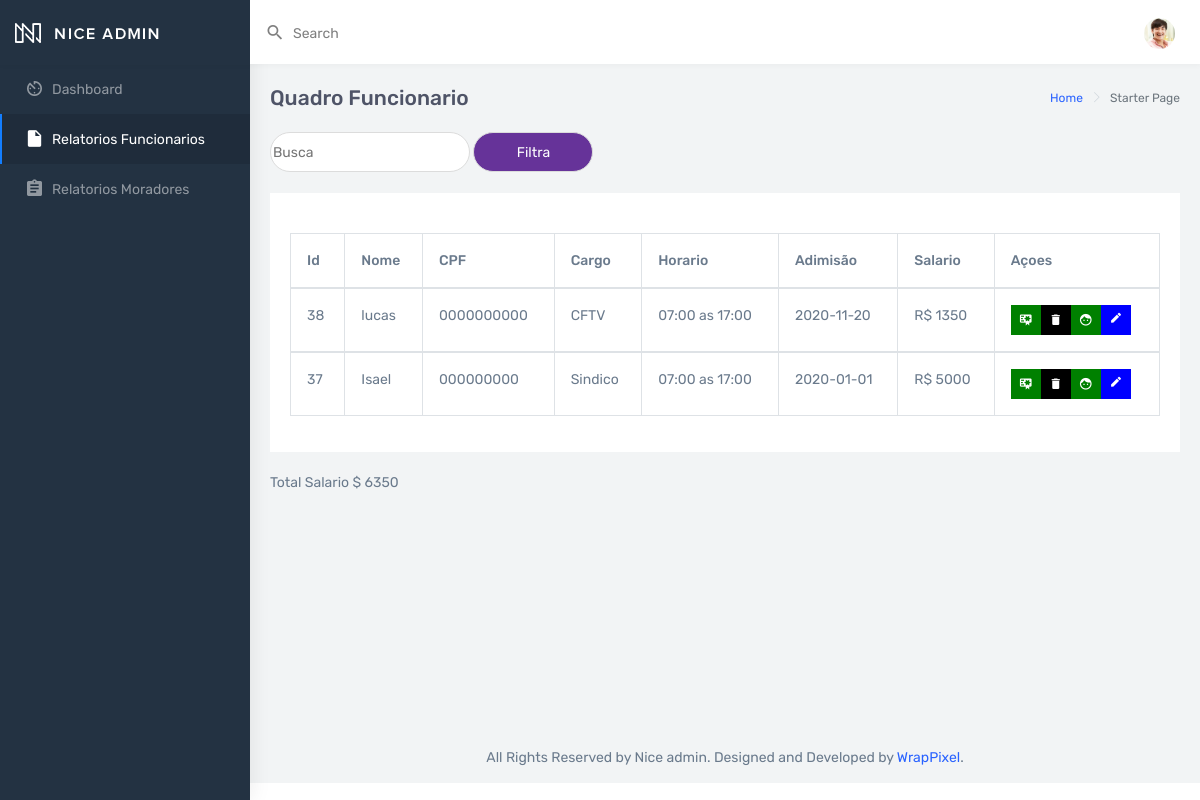
Before: /nice-html/relatorios/relatorio_funcionarios.php with the older database file.
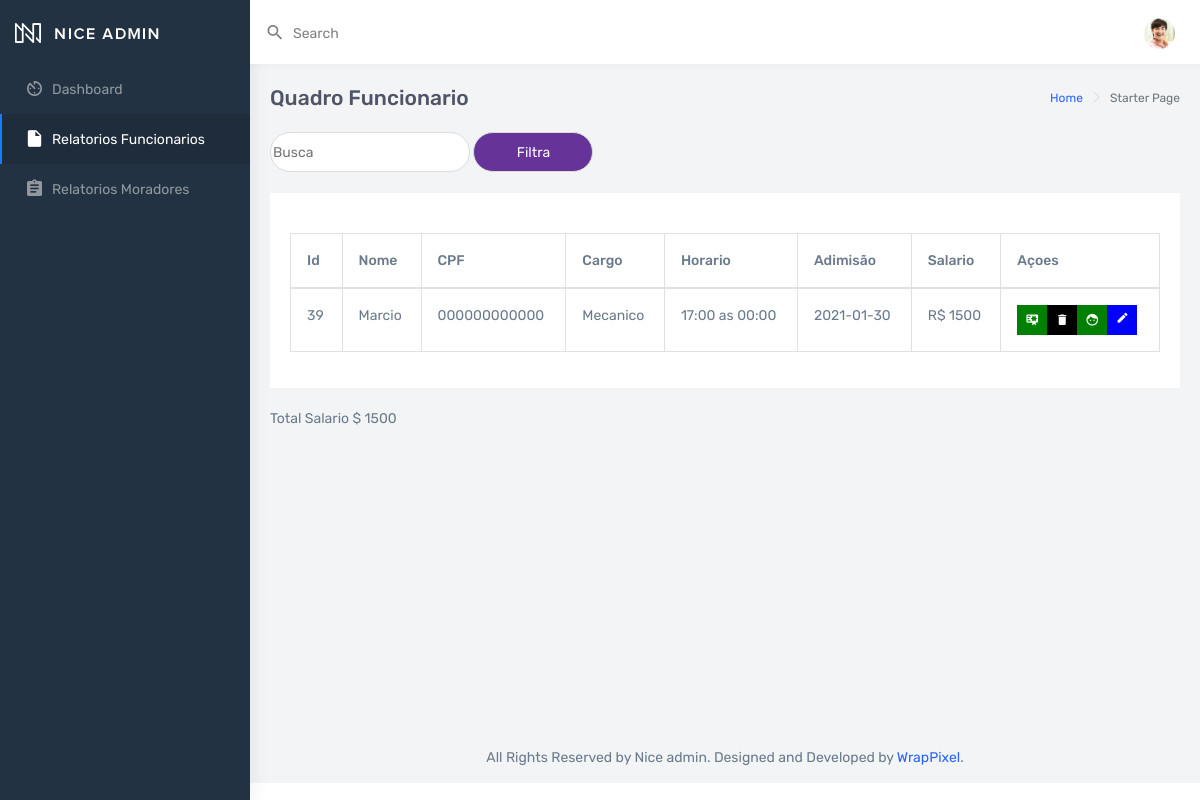
After: the same page with the newer database file.
### tables this page shows
CREATE TABLE IF NOT EXISTS `tb_cadastro_funcionario` (
  `id` int(11) NOT NULL AUTO_INCREMENT,
  `nome_completo` varchar(100) NOT NULL,
  `cpf` varchar(100) NOT NULL,
  `data_entrada_admisao` varchar(100) NOT NULL,
  `cargo` varchar(100) NOT NULL,
  `salario` varchar(100) NOT NULL,
  `horario` varchar(100) NOT NULL,
  PRIMARY KEY (`id`)
);

### nice-html/relatorios/Class.relatorios.php (called while the page is built, shortened)
<?php
class Relatorios extends Conexao {
    public function RelatorioFuncionarios($cargo = 'todos') {
        $pdo = parent::get_instace();
        if ($cargo === 'todos') {
            $sql = "SELECT * FROM  tb_cadastro_funcionario order by id desc ";
            $sql = $pdo->prepare($sql);
            $sql->execute();
            return $sql->fetchAll();
        } else {
            $sql = "SELECT * FROM  tb_cadastro_funcionario where cargo LIKE '%" . $cargo . "%' or nome_completo LIKE '%" . $cargo . "%'  or cpf Like '%" . $cargo . "%' order by id limit 6 ";
            $sql = $pdo->prepare($sql);
            $sql->execute();
            return $sql->fetchAll();
        }
    }
}

### model/Class.configue.php (called while the page is built, shortened)
<?php
class Validacao extends Conexao {
    public function valorSalario() {
        $pdo = parent::get_instace();
        $sql = "SELECT sum(salario) FROM tb_cadastro_funcionario";
        $sql = $pdo->prepare($sql);
        $sql->execute();
        return $sql->fetchAll();
    }
}
?>

### nice-html/relatorios/relatorio_funcionarios.php (the view, shortened to what this page needs)
<?php
include 'Class.relatorios.php';
$relatrofuncionarios = new Relatorios();
@$cargo = $_GET['cargo'];
if (empty($cargo) || !isset($cargo)) {
    $cargo = 'todos';
}
?>
<!DOCTYPE html>
<html dir="ltr" lang="en">
    <head>
        <link href="../../dist/css/style.css" rel="stylesheet">
        <link href="../ltr/cssmanipulado" rel="stylesheet">
        <link href="relatorios.css" rel="stylesheet">
    </head>
    <body>
        <div id="main-wrapper" data-navbarbg="skin6" data-theme="light" data-layout="vertical" data-sidebartype="full"
             data-boxed-layout="full">
            <header class="topbar" data-navbarbg="skin6">
                <nav class="navbar top-navbar navbar-expand-md navbar-light">
                    <div class="navbar-header" data-logobg="skin5">
                        <div class="navbar-brand">
                            <a href="index.html" class="logo">
                                <b class="logo-icon">
                                    <img src="../../assets/images/logo-light-icon.png" alt="homepage" class="light-logo" />
                                </b>
                                <span class="logo-text">
                                    <img src="../../assets/images/logo-light-text.png" class="light-logo" alt="homepage" />
                                </span>
                            </a>
                        </div>
                    </div>
                    <div class="navbar-collapse collapse" id="navbarSupportedContent" data-navbarbg="skin6">
                        <ul class="navbar-nav float-left mr-auto">
                            <li class="nav-item search-box">
                                <a class="nav-link waves-effect waves-dark" href="javascript:void(0)">
                                    <div class="d-flex align-items-center">
                                        <i class="mdi mdi-magnify font-20 mr-1"></i>
                                        <div class="ml-1 d-none d-sm-block">
                                            <span>Search</span>
                                        </div>
                                    </div>
                                </a>
                            </li>
                        </ul>
                        <ul class="navbar-nav float-right">
                            <li class="nav-item dropdown">
                                <a class="nav-link dropdown-toggle text-muted waves-effect waves-dark pro-pic" href=""
                                   data-toggle="dropdown" aria-haspopup="true" aria-expanded="false"><img
                                        src="../../assets/images/users/1.jpg" alt="user" class="rounded-circle"
                                        width="31"></a>
                            </li>
                        </ul>
                    </div>
                </nav>
            </header>
            <aside class="left-sidebar" data-sidebarbg="skin5">
                <div class="scroll-sidebar">
                    <nav class="sidebar-nav">
                        <ul id="sidebarnav">
                            <li class="sidebar-item">
                                <a class="sidebar-link waves-effect waves-dark sidebar-link" href="../ltr/index.php"
                                   aria-expanded="false">
                                    <i class="mdi mdi-av-timer"></i>
                                    <span class="hide-menu">Dashboard</span>
                                </a>
                            </li>
                            <li class="sidebar-item">
                                <a class="sidebar-link waves-effect waves-dark sidebar-link"
                                   href="relatorio_funcionarios.php" aria-expanded="false">
                                    <i class="mdi mdi-file"></i>
                                    <span class="hide-menu">Relatorios Funcionarios</span>
                                </a>
                            </li>
                            <li class="sidebar-item">
                                <a class="sidebar-link waves-effect waves-dark sidebar-link"
                                   href="relatorio_moradores.php" aria-expanded="false">
                                    <i class="mdi mdi-clipboard-text"></i>
                                    <span class="hide-menu">Relatorios Moradores</span>
                                </a>
                            </li>
                        </ul>
                    </nav>
                </div>
            </aside>
            <div class="page-wrapper">
                <div class="page-breadcrumb">
                    <div class="row">
                        <div class="col-5 align-self-center">
                            <h4 class="page-title">Quadro Funcionario</h4>
                        </div>
                        <div class="col-7 align-self-center">
                            <div class="d-flex align-items-center justify-content-end">
                                <nav aria-label="breadcrumb">
                                    <ol class="breadcrumb">
                                        <li class="breadcrumb-item">
                                            <a href="#">Home</a>
                                        </li>
                                        <li class="breadcrumb-item active" aria-current="page">Starter Page</li>
                                    </ol>
                                </nav>
                            </div>
                        </div>
                    </div>
                </div>
                <div class="container-fluid">
                    <div cass="card-body">
                        <form class="from_filtro" method="GET" action="relatorio_funcionarios.php">
                            <input class="campoBusca" name="cargo" type="text" placeholder="Busca " style=" width: 200px; border: 1px solid gainsboro; border-radius: 40px; height: 40px;">
                            <input type="submit" name="filtra" class="btm_filtra" value="Filtra">
                        </form>
                    </div>
                    <br>
                    <div class="row">
                        <div class="col-12">
                            <div class="card">
                                <div class="card-body">
                                    <div class="table-responsive m-t-20">
                                        <?php
                                        if(isset($_SESSION["mensagem"])){
                                            $relatrofuncionarios->mesagenConcluido();
                                        }else{
                                            $relatrofuncionarios->mesagenErro();
                                        }
                                        ?>
                                        <table class="table table-bordered table-responsive-lg">
                                            <thead>
                                                <tr>
                                                    <th scope="col">Id</th>
                                                    <th scope="col">Nome</th>
                                                    <th scope="col">CPF</th>
                                                    <th scope="col">Cargo</th>
                                                    <th scope="col">Horario</th>
                                                    <th scope="col">Adimisão</th>
                                                    <th scope="col">Salario</th>
                                                    <th scope="col">Açoes</th>
                                                </tr>
                                            </thead>
                                            <?php
                                            foreach ($relatrofuncionarios->RelatorioFuncionarios($cargo) as $lista) :
                                                ?>
                                                <tbody>
                                                    <tr>
                                                        <td><?php echo $lista['id'] ?></td>
                                                        <td><?php echo $lista['nome_completo'] ?></td>
                                                        <td><?php echo $lista['cpf'] ?></td>
                                                        <td><?php echo $lista['cargo'] ?></td>
                                                        <td><?php echo $lista['horario'] ?></td>
                                                        <td><?php echo $lista['data_entrada_admisao'] ?></td>
                                                        <td><?php echo "R$" . " " . $lista['salario'] ?></td>
                                                        <td>
                                                            <button type="button" class="btnAcoes" data-toggle="modal" data-target="#exampleModal"
                                                            data-whatever="<?=                  $lista['id'];  ?>"
                                                            data-whatevernome="<?=              $lista['nome_completo']; ?>"
                                                            data-whatevercpf="<?=               $lista['cpf']; ?>"
                                                            data-whatevercargo="<?=             $lista['cargo']; ?>"
                                                            data-whateveradmisao="<?=           $lista['data_entrada_admisao']; ?>"
                                                            data-whateverahorario="<?=          $lista['horario']; ?>"
                                                            data-whateversalario="<?=           $lista['salario']; ?>">
                                                                    <i class="mdi mdi-border-color"></i>
                                                            </button>
                                                            <form style="float: left ;" method="POST"
                                                                  action="../../Controlle/Controle_delete_funcionario.php">
                                                                <button class="btnAcoesPromover">
                                                                    <i class="mdi mdi-certificate"></i>
                                                                </button>
                                                            </form>
                                                            <form style="float: left ;" method="POST"action="controle_delete_funcionario.php">
                                                                <button class="btnAcoesexcluir" name="id" value="<?= $lista['id'] ?>"  >
                                                                    <i class="mdi mdi-delete"></i>
                                                                </button>
                                                            </form>
                                                            <form style="float: left ;" method="POST"
                                                                  action="controle_detalhes_funcionario.php">
                                                                <button class="btnAcoesPromover" name="id"
                                                                            value="<?= $lista['id'] ?>">
                                                                    <i class="mdi mdi-face"></i>
                                                                </button>
                                                            </form>
                                                        </td>
                                                    </tr>
                                                </tbody>
                                                <?php endforeach; ?>
                                        </table>
                                    </div>
                                </div>
                            </div>
                            <?php
                            require_once '../../model/Class.configue.php';
                            $contaRe = new Validacao();
                            $s = $contaRe->valorSalario();
                            foreach ($s as $key) {
                                echo"Total Salario ". " ". "$" . " " . $salariofuncionario = ( $key[0]);
                            }
                            ?>
                        </div>
                    </div>
                </div>
                <footer class="footer text-center">
                    All Rights Reserved by Nice admin. Designed and Developed by
                    <a href="https://wrappixel.com">WrapPixel</a>.
                </footer>
            </div>
        </div>
    </body>
</html>

### nice-html/relatorios/relatorios.css (style rules this page uses)
.btm_filtra { color: white; background: rebeccapurple; height: 40px; width: 120px; border: 1px solid gainsboro; border-radius: 40px; align-items: center; }
.campoBusca { height: 40px; width: 200px; border: 1px solid gainsboro; border-radius: 40px; }

Changed rows visible on the page:
removed tb_cadastro_funcionario: id "38", nome_completo "lucas", cpf "0000000000", cargo "CFTV", horario "07:00 as 17:00", data_entrada_admisao "2020-11-20", salario "1350"
removed tb_cadastro_funcionario: id "37", nome_completo "Isael", cpf "000000000", cargo "Sindico", horario "07:00 as 17:00", data_entrada_admisao "2020-01-01", salario "5000"
added tb_cadastro_funcionario: id "39", nome_completo "Marcio", cpf "000000000000", cargo "Mecanico", horario "17:00 as 00:00", data_entrada_admisao "2021-01-30", salario "1500"
Other visible differences:
new list line: "Total Salario $ 1500"
list line gone: "Total Salario $ 6350"
